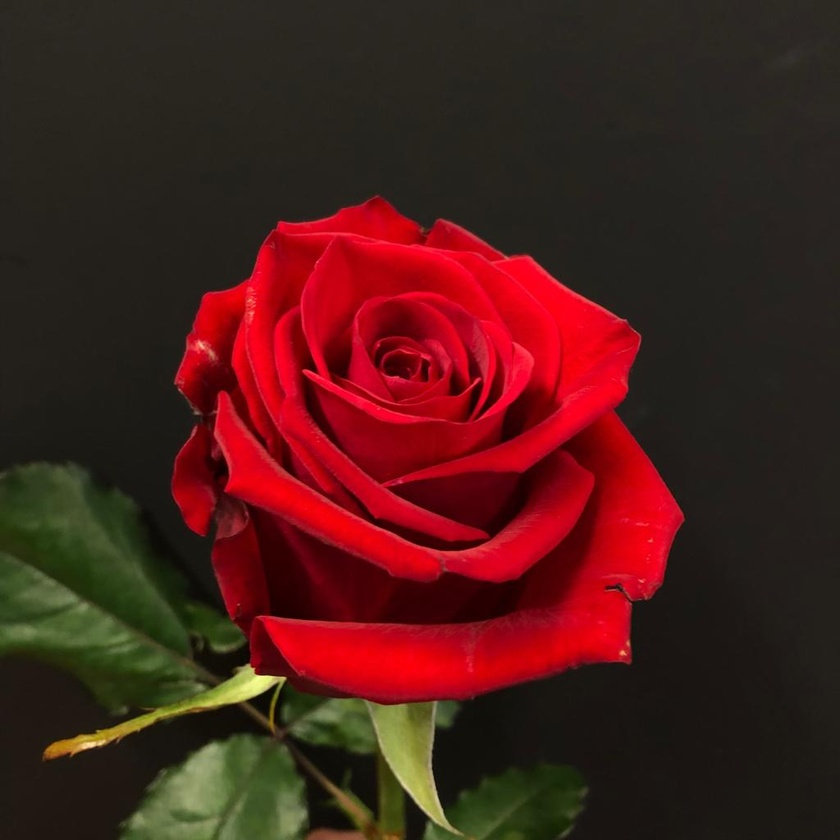
#> input picture Red.jpg, 840 x 840 px, shrunk from 1024 x 1024 before the run
$ python sajeeb.py
#> lines starting #> are read from the running program, lines starting #| are printed output that depends on the picture
from matplotlib import pyplot as plt
import cv2
import numpy as np


def main():

    img_path = 'Red.jpg'
    rgb = plt.imread(img_path)
#> rgb is the input picture: shape (840, 840, 3); mean R, G, B 74.6, 30, 25.9
    print(rgb.shape)
#| (840, 840, 3)


    grayscale = cv2.cvtColor(rgb, cv2.COLOR_RGB2GRAY)
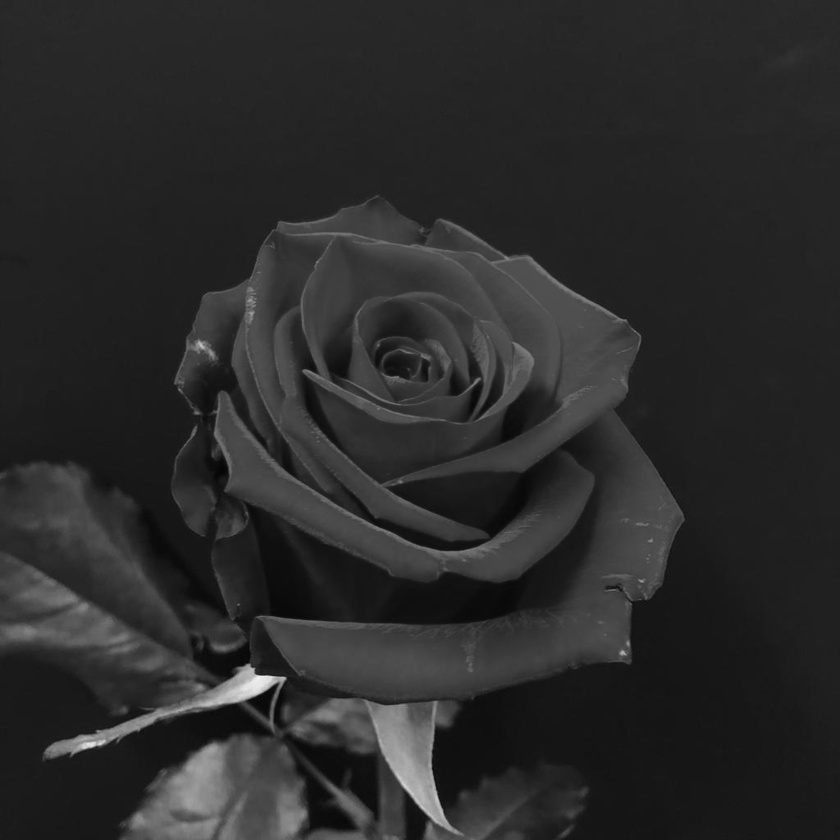
#> grayscale: shape (840, 840); min 5, max 241, mean 42.8
    print(grayscale.shape, grayscale.max(), grayscale.min())
#| (840, 840) 241 5

    plt.subplot(6, 3, 1)
    plt.title('Grayscale')
    plt.imshow(grayscale, cmap = 'gray')


    kernel1 = np.array([
        [0, -1, 0],
        [-1, 4, -1],
        [0, -1, 0]
    ], dtype=np.int8)
    #print(kernel2, kernel2.dtype, kernel2.size)
    processed_img = cv2.filter2D(grayscale, -1, kernel1)
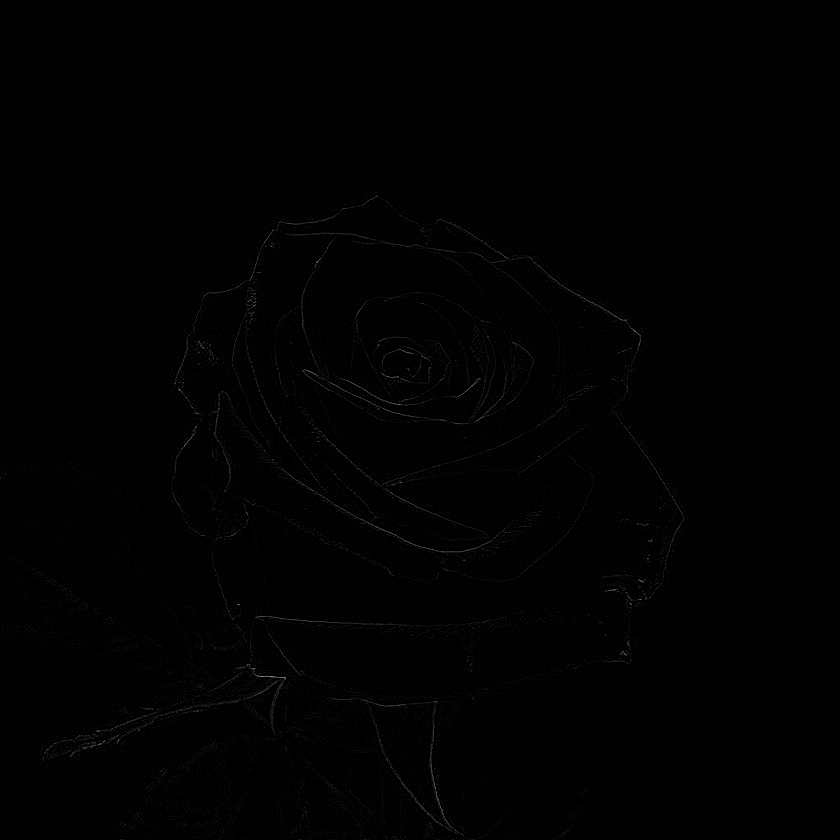
#> processed_img: shape (840, 840); min 0, max 141, mean 1

    plt.subplot(6, 3, 2)
    plt.title('Kernel')
    plt.imshow(processed_img, cmap = 'gray')

    kernel2 = np.array([
        [0, -1, 0],
        [-1, 4, -1],
        [0, -1, 0]
    ], dtype=np.int8)
    #print(kernel2, kernel2.dtype, kernel2.size)
    processed_img2 = cv2.filter2D(grayscale, -1, kernel2)

    plt.subplot(6, 3, 3)
    plt.title('Kernel2')
    plt.imshow(processed_img2, cmap = 'gray')

    kernel3 = np.array([
        [0, -1, 0],
        [-1, 4, -1],
        [0, -1, 0]
    ], dtype=np.int8)
    #print(kernel2, kernel2.dtype, kernel2.size)
    processed_img3 = cv2.filter2D(grayscale, -1, kernel3)

    plt.subplot(6, 3, 4)
    plt.title('Kernel3')
    plt.imshow(processed_img3, cmap = 'gray')

    kernel4 = np.array([
        [0, -1, 0],
        [-1, 4, -1],
        [0, -1, 0]
    ], dtype=np.int8)
    #print(kernel2, kernel2.dtype, kernel2.size)
    processed_img4 = cv2.filter2D(grayscale, -1, kernel4)

    plt.subplot(6, 3, 5)
    plt.title('Kernel4')
    plt.imshow(processed_img4, cmap = 'gray')

    kernel5 = np.array([
        [0, -1, 0],
        [-1, 4, -1],
        [0, -1, 0]
    ], dtype=np.int8)
    #print(kernel2, kernel2.dtype, kernel2.size)
    processed_img5 = cv2.filter2D(grayscale, -1, kernel5)

    plt.subplot(6, 3, 6)
    plt.title('Kernel5')
    plt.imshow(processed_img5, cmap = 'gray')

    kernel6 = np.array([
        [0, -1, 0],
        [-1, 4, -1],
        [0, -1, 0]
    ], dtype=np.int8)
    #print(kernel2, kernel2.dtype, kernel2.size)
    processed_img6 = cv2.filter2D(grayscale, -1, kernel6)

    plt.subplot(6, 3, 7)
    plt.title('Kernel6')
    plt.imshow(processed_img6, cmap = 'gray')
    plt.show()
    plt.figure(figsize=(40, 40))
    plt.subplots_adjust(
                    left=0.1,
                    bottom=0.9,
                    right=0.5,
                    top=1.9,
                    wspace=0.9,
                    hspace=1.3)


if __name__ == '__main__':
	main()
